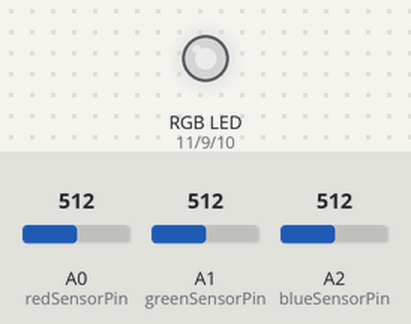
Simulated run of this program. Board: Arduino Uno, built with avr-gcc and run on an emulated ATmega328P. On the bench: an RGB LED mixed from three pins (HIGH = lit). The test bench sets the inputs (shaded band); at power-on: A0 (redSensorPin) = 512, A1 (greenSensorPin) = 512, A2 (blueSensorPin) = 512. Dim RGB values are drawn brighter than linear; what the program prints to the serial monitor is not drawn.

Above: at 1.2 s.
1.3 s: A0 (redSensorPin) set to 106
At 2.2 s:
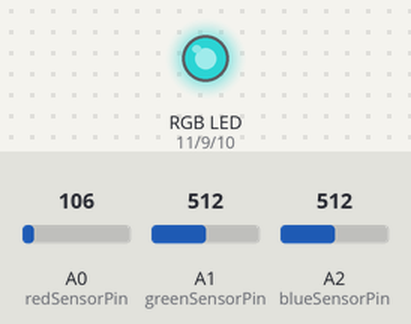
3.0 s: A0 (redSensorPin) set to 93
At 3.6 s:
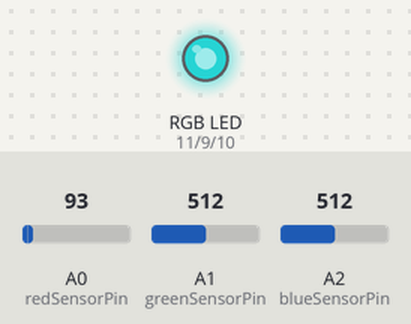
4.8 s: A1 (greenSensorPin) set to 110
At 6.0 s:
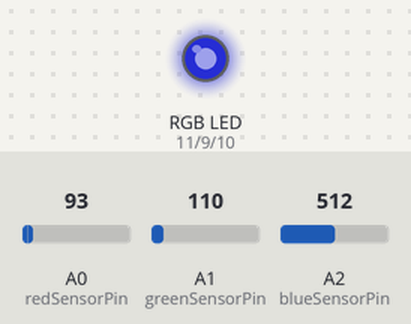
6.5 s: A1 (greenSensorPin) set to 94
At 7.4 s:
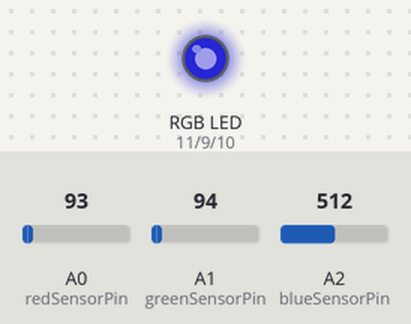
8.4 s: A2 (blueSensorPin) set to 110
At 9.4 s:
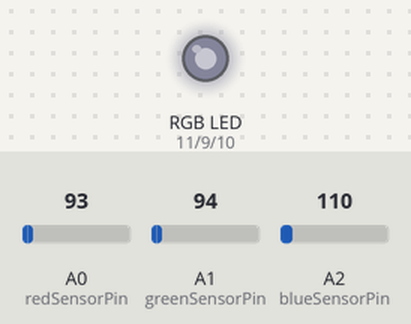
10.0 s: A2 (blueSensorPin) set to 94
At 11.0 s:
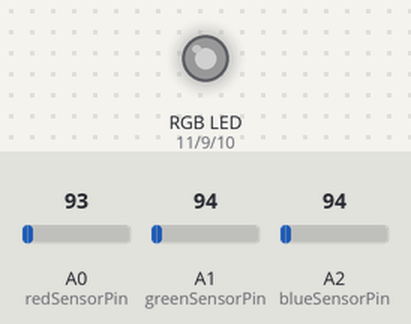
Timing chart, 0 to 13.0 s (numbered marks = the images above; inputs shaded):
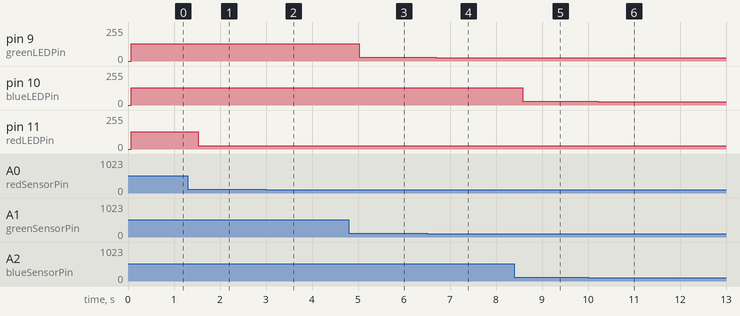

The program:

main.cpp
```cpp
#include <Arduino.h>

// put function declarations here:

// déclaration des constantes
const int greenLEDPin = 9;
const int redLEDPin = 11;
const int blueLEDPin = 10;

const int redSensorPin = A0;
const int greenSensorPin = A1;
const int blueSensorPin = A2;

// déclaration des variables
int redValue = 0;
int greenValue = 0;
int blueValue = 0;

int redSensorValue = 0;
int greenSensorValue = 0;
int blueSensorValue = 0;

void setup()
{
  // put your setup code here, to run once:
  Serial.begin(9600);

  pinMode(greenLEDPin, OUTPUT);
  pinMode(redLEDPin, OUTPUT);
  pinMode(blueLEDPin, OUTPUT);
}

void loop()
{
  // put your main code here, to run repeatedly:

  redSensorValue = analogRead(redSensorPin);
  delay(5);
  greenSensorValue = analogRead(greenSensorPin);
  delay(5);
  blueSensorValue = analogRead(blueSensorPin);
  delay(5);

  Serial.print("Raw Sensor Values \t Red : ");
  Serial.print(redSensorValue);
  Serial.print("\t Green : ");
  Serial.print(greenSensorValue);
  Serial.print("\t Blue : ");
  Serial.print(blueSensorValue);

  redValue = redSensorValue / 4;
  greenValue = greenSensorValue / 4;
  blueValue = blueSensorValue / 4;

  Serial.print("Recalculated Sensor Values \t Red : ");
  Serial.print(redSensorValue);
  Serial.print("\t Green : ");
  Serial.print(greenSensorValue);
  Serial.print("\t Blue : ");
  Serial.print(blueSensorValue);

  analogWrite(redLEDPin, redValue);
  analogWrite(greenLEDPin, greenValue);
  analogWrite(blueLEDPin, blueValue);
}
```

Measured:
- after the input at 1.3 s, pin 11 (redLEDPin): 128/255 → 26/255 after 0.23 s
- after the input at 3.0 s, pin 11 (redLEDPin): 26/255 → 23/255 after 0.23 s
- after the input at 4.8 s, pin 9 (greenLEDPin): 128/255 → 27/255 after 0.23 s
- after the input at 6.5 s, pin 9 (greenLEDPin): 27/255 → 23/255 after 0.20 s
- after the input at 8.4 s, pin 10 (blueLEDPin): 128/255 → 27/255 after 0.18 s
- after the input at 10.0 s, pin 10 (blueLEDPin): 27/255 → 23/255 after 0.22 s
